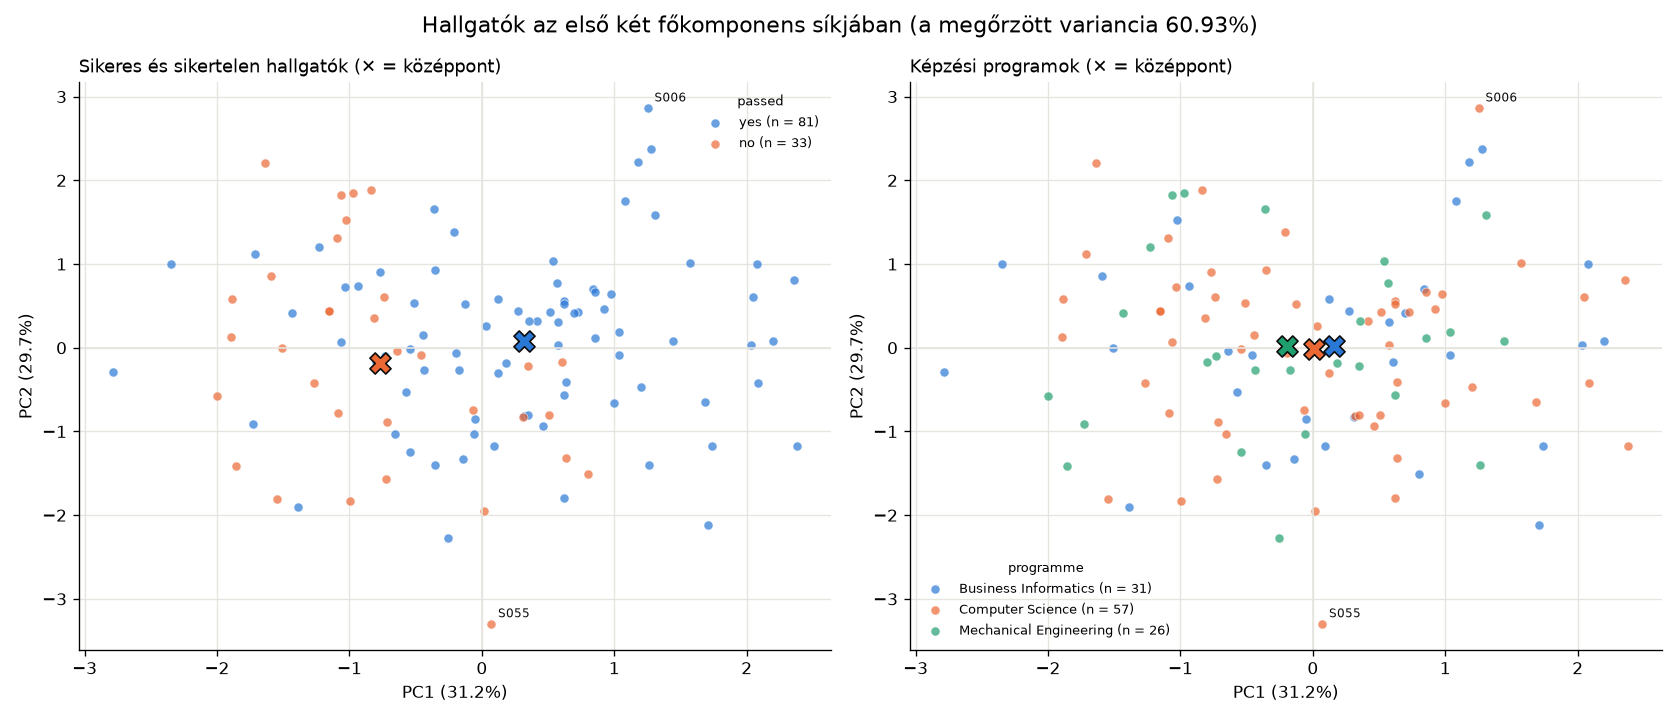

This figure's Python source:
# -*- coding: utf-8 -*-
"""3. Hallgatók eredményeinek kétdimenziós PCA-ábrázolása.

Bemenet: student_performance_imputed.csv

Két főkomponenssel végezzük a PCA-t, az eredményből új DataFrame-et
készítünk, és a hallgatókat az első két főkomponens síkjában ábrázoljuk,
egyszer a passed, egyszer a programme szerint színezve. A színezés csak
megjelenítés: a főkomponensek képzésében a passed és a programme nem vesz részt.
"""

import os

import numpy as np
import pandas as pd
import matplotlib.pyplot as plt
from scipy import stats

from pca_kozos import (MAPPA, JELLEMZOK, SZOVEG_SZIN, beolvas, cim, pca_2d, pontdiagram,
                       elkulonules)

# a PC-k szórásával skálázott távolság négyzete 2 szabadságfokú khi-négyzet eloszlású
TAVOLI_HATAR = stats.chi2.ppf(0.975, df=2)


def tavoli_hallgatok(df, eredmeny, pca):
    """Az első két PC síkjában a középponttól távol eső hallgatók."""
    d2 = (eredmeny["PC1"] ** 2 / pca.explained_variance_[0]
          + eredmeny["PC2"] ** 2 / pca.explained_variance_[1])
    tavoli = eredmeny.assign(távolság=np.sqrt(d2))[d2 > TAVOLI_HATAR]
    tavoli = tavoli.sort_values("távolság", ascending=False)
    return tavoli.join(df[JELLEMZOK + ["exam_score"]])


def main():
    pd.set_option("display.width", 160)
    pd.set_option("display.max_columns", 20)
    df = beolvas()

    cim("PCA két komponenssel – az eredmény DataFrame-je")
    pca, eredmeny = pca_2d(df, JELLEMZOK)
    arany = pca.explained_variance_ratio_
    print(eredmeny.head(10).round(3).to_string(index=False))
    print("... ({} sor)".format(len(eredmeny)))
    print()
    print("Magyarázott varianciaarány: PC1 = {:.2%}, PC2 = {:.2%}, együtt {:.2%}".format(
        arany[0], arany[1], arany.sum()))

    cim("Elkülönülnek-e a sikeres és sikertelen hallgatók?")
    kozep = eredmeny.groupby("passed")[["PC1", "PC2"]].agg(["mean", "std"])
    print(kozep.round(3).to_string())
    d_pc1 = elkulonules(eredmeny, ["PC1"])
    d_2d = elkulonules(eredmeny)
    print()
    print("A csoportközéppontok távolsága a közös szórás egységében: PC1 mentén {:.2f},"
          .format(d_pc1))
    print("a PC1–PC2 síkban {:.2f}.".format(d_2d))
    print("A sikertelen hallgatók átlagosan a PC1 negatív oldalán vannak (alacsonyabb GPA,")
    print("óralátogatás és beadott feladatszám), a sikeresek a pozitív oldalán. Ez")
    print("eltolódás, nem szétválás: a két pontfelhő nagy részben átfedi egymást, sok")
    print("sikertelen hallgató a sikeresek között helyezkedik el.")

    cim("Megfigyelhetők-e csoportok (például szakonként)?")
    print(eredmeny.groupby("programme")[["PC1", "PC2"]].agg(["mean", "std"]).round(3).to_string())
    print()
    print("A szakok középpontjai közel vannak az origóhoz és egymáshoz (a PC-k szórásához,")
    print("~1-hez képest), a pontfelhők teljesen keverednek: a négy tanulási jellemző alapján")
    print("nincsenek szakonként elkülönülő csoportok. Más, jól elkülönülő csoportosulás sem")
    print("látszik, a pontok egyetlen, nagyjából kerek felhőt alkotnak.")

    cim("Találhatók-e a többi megfigyeléstől távol eső hallgatók?")
    tavoli = tavoli_hallgatok(df, eredmeny, pca)
    print("Feltétel: a PC-k szórásával skálázott távolság² > χ²(2; 0,975) = {:.2f}".format(
        TAVOLI_HATAR))
    print(tavoli.round(2).to_string(index=False))
    print()
    print("Ezek a hallgatók a változók szokatlan kombinációja miatt esnek távol, nem feltétlenül")
    print("hibás adatok. S055: minimális tanulás (1 óra) és a legalacsonyabb (korlátozott)")
    print("óralátogatás mellett magas GPA és sok beadott feladat – a PC2 negatív szélén áll.")
    print("S006: a legtöbb tanulási óra (25.3, a korlátozott felső érték) magas óralátogatással")
    print("– a PC2 pozitív szélén. A határ közelében van még pár pont, a felhőtől élesen")
    print("elváló csoport azonban nincs.")

    cim("Mekkora variancia maradt ki a kétdimenziós ábrázolásból?")
    print("A két főkomponens a teljes variancia {:.2%}-át őrzi meg, {:.2%} kimarad".format(
        arany.sum(), 1 - arany.sum()))
    print("(ez a PC3 és PC4 együttes aránya).")
    print()
    print("Megjegyzések:")
    print("- A PCA nem a csoportok szétválasztására törekszik, hanem a bemeneti változók")
    print("  varianciájának minél nagyobb részét őrzi meg. A passed és a programme csak a")
    print("  pontok színét határozza meg, a főkomponensek képzését nem befolyásolja.")
    print("- A csoportok megkülönböztetéséhez hasznos eltérések a kihagyott komponensekben is")
    print("  megjelenhetnek, ezért a keveredés nem bizonyítja, hogy az eredeti változók alapján")
    print("  sincs különbség a csoportok között.")

    fig, (ax_bal, ax_jobb) = plt.subplots(1, 2, figsize=(14, 6))
    pontdiagram(ax_bal, eredmeny, "passed", "Sikeres és sikertelen hallgatók (✕ = középpont)", arany)
    pontdiagram(ax_jobb, eredmeny, "programme", "Képzési programok (✕ = középpont)", arany)
    for ax in (ax_bal, ax_jobb):
        for _, sor in tavoli.iterrows():
            ax.annotate(sor["student_id"], (sor["PC1"], sor["PC2"]), xytext=(4, 4),
                        textcoords="offset points", fontsize=7, color=SZOVEG_SZIN)
    fig.suptitle("Hallgatók az első két főkomponens síkjában "
                 "(a megőrzött variancia {:.2%})".format(arany.sum()), fontsize=13)
    fig.tight_layout()
    fig.savefig(os.path.join(MAPPA, "03_pca_2d.png"), dpi=120)
    plt.show()


if __name__ == "__main__":
    main()
